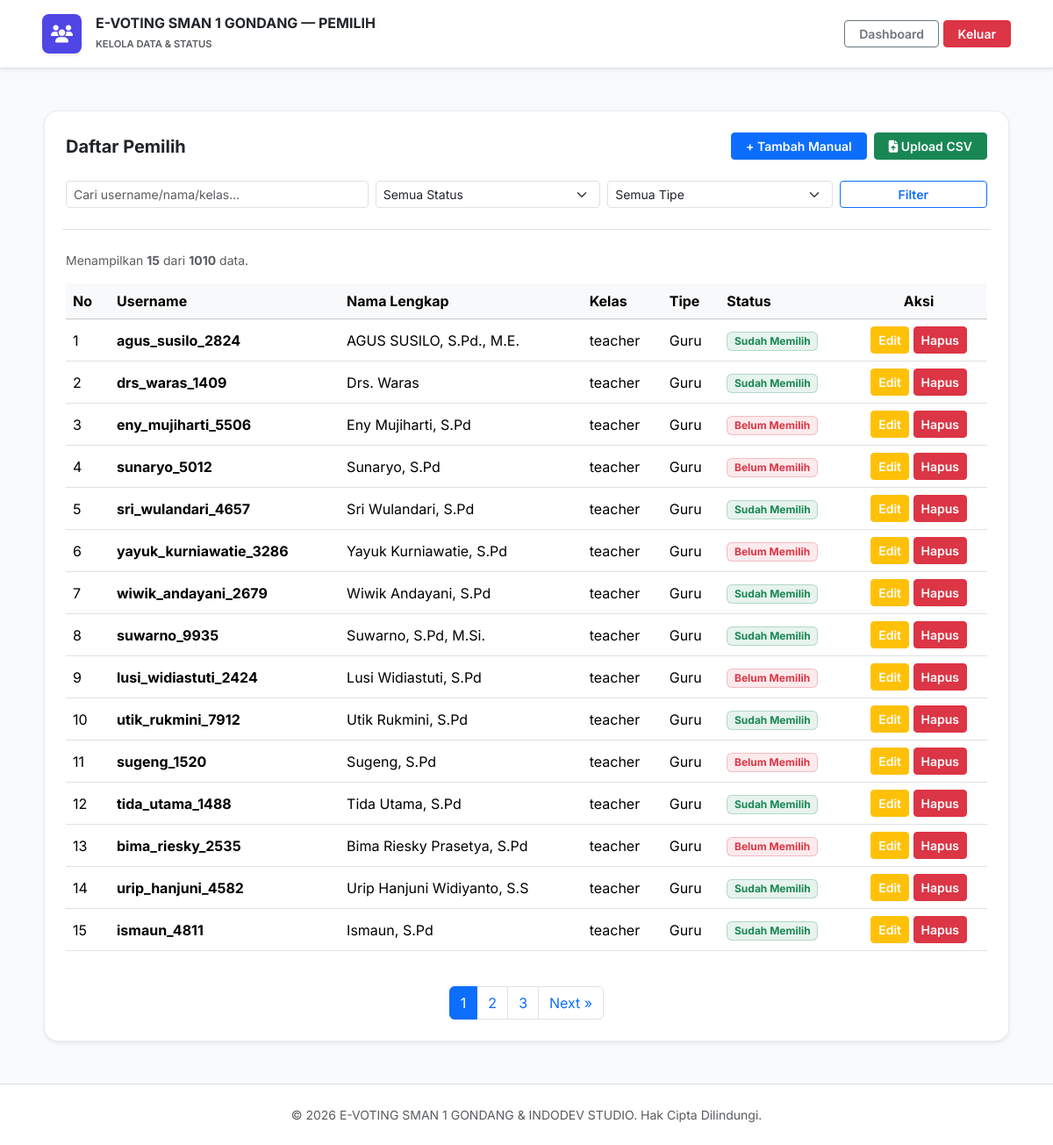
The app's page /admin/admin_voters.php (signed in) with its own data.
### tables this page shows
CREATE TABLE `voters` (
  `id` int UNSIGNED NOT NULL,
  `username` varchar(50) NOT NULL,
  `password_hash` varchar(255) NOT NULL,
  `student_name` varchar(120) NOT NULL,
  `class_name` varchar(30) NOT NULL,
  `voter_type` enum('student','teacher') NOT NULL DEFAULT 'student',
  `has_voted` tinyint(1) NOT NULL DEFAULT '0',
  `created_at` timestamp NOT NULL DEFAULT CURRENT_TIMESTAMP
);

### config/config.php (called while the page is built, shortened)
<?php
function h($v){ return htmlspecialchars((string)$v, ENT_QUOTES, 'UTF-8'); }

### public/admin/admin_voters.php (the view, shortened to what this page needs)
<?php
require_once __DIR__ . '/../../config/config.php';
$pdo = db();
$limit = 15;
$page = isset($_GET['page']) && is_numeric($_GET['page']) ? (int)$_GET['page'] : 1;
$offset = ($page - 1) * $limit;
$search = trim($_GET['search'] ?? '');
$status = $_GET['status'] ?? 'all';
$type = $_GET['type'] ?? 'all';
$where = ["1=1"];
$params = [];
$whereClause = implode(" AND ", $where);
$stmtCount = $pdo->prepare("SELECT COUNT(*) FROM voters WHERE $whereClause");
$stmtCount->execute($params);
$total_data = $stmtCount->fetchColumn();
$total_pages = ceil($total_data / $limit);
$query = "SELECT * FROM voters WHERE $whereClause ORDER BY class_name ASC LIMIT $limit OFFSET $offset";
$stmt = $pdo->prepare($query);
$stmt->execute($params);
$voters = $stmt->fetchAll();
?>
<!doctype html>
<html lang="id">
<head>
    <link href="https://cdn.jsdelivr.net/npm/bootstrap@5.3.2/dist/css/bootstrap.min.css" rel="stylesheet">
    <link rel="stylesheet" href="https://cdnjs.cloudflare.com/ajax/libs/font-awesome/6.4.0/css/all.min.css">
</head>
<body class="d-flex flex-column min-vh-100">
    <header class="w-100 py-3 px-4 px-md-5 d-flex align-items-center justify-content-between border-bottom bg-white shadow-sm">
        <div class="d-flex align-items-center gap-3">
            <div class="text-white rounded-3 p-2 d-flex align-items-center justify-content-center shadow-sm" style="width: 45px; height: 45px; background-color: #4f46e5;">
                <i class="fa-solid fa-users fs-5"></i>
            </div>
            <div>
                <h1 class="h6 mb-0 fw-bold text-dark"><?= h(APP_NAME) ?> — PEMILIH</h1>
                <small class="text-muted text-uppercase fw-semibold" style="font-size: 0.7rem;">Kelola Data & Status</small>
            </div>
        </div>
        <div>
            <a href="admin.php" class="btn btn-outline-secondary btn-sm px-3 fw-semibold">Dashboard</a>
            <form action="admin_logout.php" method="post" class="d-inline m-0">
                <button type="submit" class="btn btn-danger btn-sm px-3 fw-semibold">Keluar</button>
            </form>
        </div>
    </header>
    <main class="flex-grow-1 p-3 p-md-5">
        <div class="w-100 mx-auto" style="max-width: 1100px;">
            <div class="card p-4 shadow-sm">
                <div class="d-flex justify-content-between align-items-center mb-4 flex-wrap gap-3">
                    <h2 class="h5 fw-bold text-dark m-0">Daftar Pemilih</h2>
                    <div class="d-flex gap-2">
                        <button type="button" class="btn btn-primary btn-sm px-3 fw-semibold" data-bs-toggle="modal" data-bs-target="#modalAdd">+ Tambah Manual</button>
                        <button type="button" class="btn btn-success btn-sm px-3 fw-semibold" data-bs-toggle="modal" data-bs-target="#modalUpload"><i class="fa-solid fa-file-arrow-up"></i> Upload CSV</button>
                    </div>
                </div>
                <form method="get" class="row g-2 align-items-center mb-4 pb-4 border-bottom">
                    <div class="col-md-4">
                        <input type="text" name="search" value="<?= h($search) ?>" placeholder="Cari username/nama/kelas..." class="form-control form-control-sm">
                    </div>
                    <div class="col-md-3">
                        <select name="status" class="form-select form-select-sm">
                            <option value="all" <?= $status === 'all' ? 'selected' : '' ?>>Semua Status</option>
                        </select>
                    </div>
                    <div class="col-md-3">
                        <select name="type" class="form-select form-select-sm">
                            <option value="all" <?= $type === 'all' ? 'selected' : '' ?>>Semua Tipe</option>
                        </select>
                    </div>
                    <div class="col-md-2 d-flex gap-2">
                        <button type="submit" class="btn btn-outline-primary btn-sm w-100 fw-semibold">Filter</button>
                    </div>
                </form>
                <small class="text-muted d-block mb-3">Menampilkan <b><?= count($voters) ?></b> dari <b><?= $total_data ?></b> data.</small>
                <div class="table-responsive">
                    <table class="table table-hover align-middle">
                        <thead class="table-light">
                            <tr>
                                <th style="width: 50px;">No</th>
                                <th>Username</th>
                                <th>Nama Lengkap</th>
                                <th>Kelas</th>
                                <th>Tipe</th>
                                <th>Status</th>
                                <th class="text-center">Aksi</th>
                            </tr>
                        </thead>
                        <tbody>
                            <?php $no = $offset + 1; foreach ($voters as $v): ?>
                                <tr>
                                    <td><?= $no++ ?></td>
                                    <td><strong><?= h($v['username']) ?></strong></td>
                                    <td><?= h($v['student_name'] ?? '-') ?></td>
                                    <td><?= h($v['class_name'] ?? '-') ?></td>
                                    <td><?= $v['voter_type'] === 'student' ? 'Siswa' : 'Guru' ?></td>
                                    <td>
                                        <?php if ($v['has_voted']): ?>
                                            <span class="badge bg-success bg-opacity-10 text-success border border-success border-opacity-25">Sudah Memilih</span>
                                        <?php else: ?>
                                            <span class="badge bg-danger bg-opacity-10 text-danger border border-danger border-opacity-25">Belum Memilih</span>
                                        <?php endif; ?>
                                    </td>
                                    <td class="text-center">
                                        <button type="button" class="btn btn-warning btn-sm px-2 py-1 text-white fw-semibold" onclick="editVoter(<?= $v['id'] ?>, '<?= h(addslashes($v['username'])) ?>', '<?= h(addslashes($v['student_name'] ?? '')) ?>', '<?= h(addslashes($v['class_name'] ?? '')) ?>', '<?= h($v['voter_type']) ?>')">Edit</button>
                                        <form method="post" class="d-inline m-0" onsubmit="return confirm('Yakin ingin menghapus pemilih ini?');">
                                            <button type="submit" class="btn btn-danger btn-sm px-2 py-1 fw-semibold">Hapus</button>
                                        </form>
                                    </td>
                                </tr>
                            <?php endforeach; if (empty($voters)): ?>
                                <tr><td colspan="7" class="text-center text-muted py-4">Data pemilih tidak ditemukan.</td></tr>
                            <?php endif; ?>
                        </tbody>
                    </table>
                </div>
                <?php if ($total_pages > 1): ?>
                    <nav class="mt-4">
                        <ul class="pagination justify-content-center m-0">
                            <?php for ($i = max(1, $page - 2); $i <= min($total_pages, $page + 2); $i++): ?>
                                <li class="page-item <?= $i === $page ? 'active' : '' ?>"><a class="page-link" href="?page=<?= $i ?>&search=<?= urlencode($search) ?>&status=<?= $status ?>&type=<?= $type ?>"><?= $i ?></a></li>
                            <?php endfor; ?>
                            <?php if ($page < $total_pages): ?>
                                <li class="page-item"><a class="page-link" href="?page=<?= $page + 1 ?>&search=<?= urlencode($search) ?>&status=<?= $status ?>&type=<?= $type ?>">Next &raquo;</a></li>
                            <?php endif; ?>
                        </ul>
                    </nav>
                <?php endif; ?>
            </div>
        </div>
    </main>
    <footer class="w-100 py-4 text-center text-muted small border-top bg-white">
        &copy; <?= date('Y') ?> <?= h(APP_NAME) ?> & INDODEV STUDIO. Hak Cipta Dilindungi.
    </footer>
</body>
</html>

### public/admin/admin_voters.php (style rules this page uses)
body { font-family: 'Inter', sans-serif; background: #f8fafc; color: #1e293b; min-height: 100vh; display: flex; flex-direction: column; }
.card { background: #fff; border: 1px solid rgba(226, 232, 240, 0.8); border-radius: 1rem; }

### records on screen
voters: username "agus_susilo_2824", student_name "AGUS SUSILO, S.Pd., M.E.", class_name "teacher", voter_type "Guru", has_voted "Sudah Memilih"
voters: username "drs_waras_1409", student_name "Drs. Waras", class_name "teacher", voter_type "Guru", has_voted "Sudah Memilih"
voters: username "eny_mujiharti_5506", student_name "Eny Mujiharti, S.Pd", class_name "teacher", voter_type "Guru", has_voted "Belum Memilih"
voters: username "sunaryo_5012", student_name "Sunaryo, S.Pd", class_name "teacher", voter_type "Guru", has_voted "Belum Memilih"
voters: username "sri_wulandari_4657", student_name "Sri Wulandari, S.Pd", class_name "teacher", voter_type "Guru", has_voted "Sudah Memilih"
voters: username "yayuk_kurniawatie_3286", student_name "Yayuk Kurniawatie, S.Pd", class_name "teacher", voter_type "Guru", has_voted "Belum Memilih"
voters: username "wiwik_andayani_2679", student_name "Wiwik Andayani, S.Pd", class_name "teacher", voter_type "Guru", has_voted "Sudah Memilih"
voters: username "suwarno_9935", student_name "Suwarno, S.Pd, M.Si.", class_name "teacher", voter_type "Guru", has_voted "Sudah Memilih"
voters: username "lusi_widiastuti_2424", student_name "Lusi Widiastuti, S.Pd", class_name "teacher", voter_type "Guru", has_voted "Belum Memilih"
voters: username "utik_rukmini_7912", student_name "Utik Rukmini, S.Pd", class_name "teacher", voter_type "Guru", has_voted "Sudah Memilih"
voters: username "sugeng_1520", student_name "Sugeng, S.Pd", class_name "teacher", voter_type "Guru", has_voted "Belum Memilih"
voters: username "tida_utama_1488", student_name "Tida Utama, S.Pd", class_name "teacher", voter_type "Guru", has_voted "Sudah Memilih"
voters: username "bima_riesky_2535", student_name "Bima Riesky Prasetya, S.Pd", class_name "teacher", voter_type "Guru", has_voted "Belum Memilih"
voters: username "urip_hanjuni_4582", student_name "Urip Hanjuni Widiyanto, S.S", class_name "teacher", voter_type "Guru", has_voted "Sudah Memilih"
voters: username "ismaun_4811", student_name "Ismaun, S.Pd", class_name "teacher", voter_type "Guru", has_voted "Sudah Memilih"

### other values on screen
APP_NAME "E-VOTING SMAN 1 GONDANG"
count($voters) "15"
$total_data "1010"
